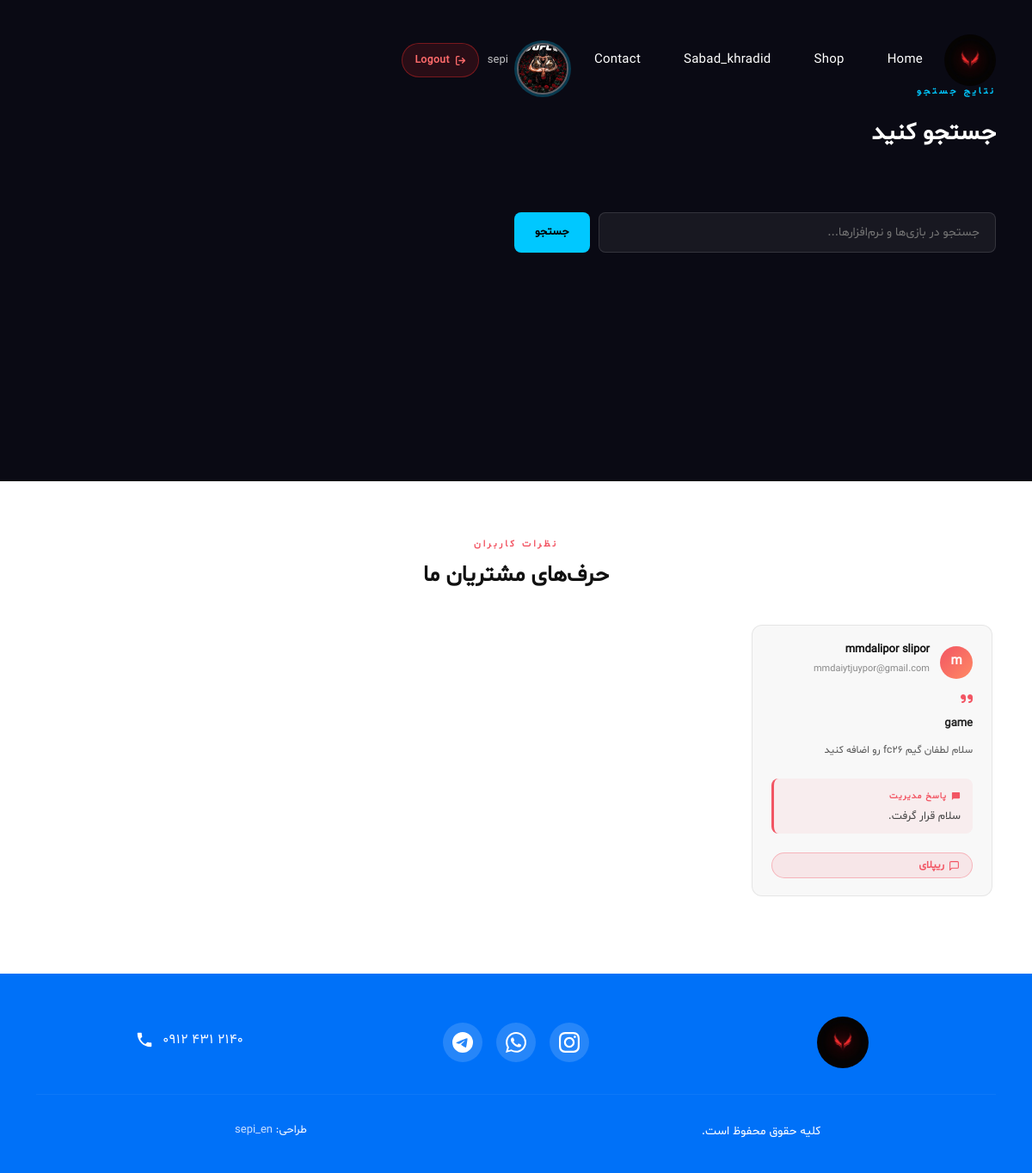
The app's page /search/ (signed in) with its own data.
### login_app/models.py (models this page shows, shortened)
class Profile(models.Model):
    user = models.OneToOneField(User, on_delete=models.CASCADE)
    avatar = models.ImageField(upload_to="avatars/",
                               blank=True,
                               null=True)

### coment_app/models.py (models this page shows, shortened)
class coment(models.Model):
    name = models.CharField(max_length=20)
    lastname = models.CharField(max_length=70)
    email = models.EmailField()
    tiltle = models.CharField(max_length=100)
    discribshen = models.TextField()

class Reply(models.Model):
    comment = models.ForeignKey(coment, on_delete=models.CASCADE, related_name='replies')
    text = models.TextField()
    created_at = models.DateTimeField(auto_now_add=True)

### game_project/views.py (the view)
# urls.py: path('search/', views.search, name='search'),
def search(request):
    query = request.GET.get('q', '').strip()
    game_results = []
    shop_results = []
    if query:
        game_results = game.objects.filter(title__icontains=query)
        shop_results = Shop.objects.filter(title__icontains=query)
    return render(request, 'search_results.html', {
        'query': query,
        'game_results': game_results,
        'shop_results': shop_results,
    })

### coment_app/context_processors.py (called while the page is built)
def all_comments(request):
    return {
        'all_comments': coment.objects.all().order_by('-id')[:12]
    }

### templates/search_results.html (shortened to what this page needs)
{% extends 'base.html' %}
{% load static %}
{% block contect %}
<div class="search-page">
  <div class="container">
    <div class="section-heading">
      <h6>نتایج جستجو</h6>
      <h2>
        {% if query %}
          نتایج برای «<span style="color:#00c8ff;">{{ query }}</span>»
        {% else %}
          جستجو کنید
        {% endif %}
      </h2>
    </div>
    <form class="search-bar" action="{% url 'search' %}" method="GET">
      <input type="text" name="q" value="{{ query }}" placeholder="جستجو در بازی‌ها و نرم‌افزارها..." autofocus>
      <button type="submit">جستجو</button>
    </form>
  </div>
</div>
{% endblock %}

### templates/base.html (shortened to what this page needs)
{% load static %}
<!DOCTYPE html>
<html lang="en">
  <head>
    <link href="{% static 'assets/vendor/bootstrap/css/bootstrap.min.css' %}" rel="stylesheet">
    <link rel="stylesheet" href="{% static 'assets/css/fontawesome.css' %}">
    <link rel="stylesheet" href="{% static 'assets/css/templatemo-lugx-gaming.css' %}">
    <link rel="stylesheet" href="{% static 'assets/css/owl.css' %}">
    <link rel="stylesheet" href="{% static 'assets/css/animate.css' %}">
    <link rel="stylesheet" href="{% static 'assets/css/fonts.css' %}">
    <link rel="stylesheet"href="https://unpkg.com/swiper@7/swiper-bundle.min.css"/>
  </head>
<body>
  <header class="header-area header-sticky">
    <div class="container">
        <div class="row">
            <div class="col-12">
                <nav class="main-nav">
<a href="/" class="logo">
    <img src="{% static 'assets/images/8b7e64cb-cbcd-4aab-81d8-0aa21a99560e.jpg' %}" alt="" style="width:60px; border-radius: 50%;">
</a>
                   <ul class="nav" id="mainNavList">
    <li><a href="/">Home</a></li>
    <li><a href="{% url 'shop' %}">Shop</a></li>
    <li><a href="{% url 'sabad' %}">sabad_khradid</a></li>
    <li><a href="{% url 'contect' %}">Contact</a></li>
    {% if user.is_authenticated %}
    <li class="nav-user-item" style="margin-left:auto;padding-left:20px;background:transparent !important;">
      <div style="display:flex;align-items:center;gap:10px;">
        <a href="{% url 'profile' %}" style="flex-shrink:0;background:transparent !important;padding:0 !important;">
          {% if user.profile.avatar %}
            <img src="{{ user.profile.avatar.url }}"
              style="width:60px;height:60px;border-radius:50%;object-fit:cover;
                     border:2px solid rgba(255,255,255,0.35);
                     box-shadow:0 0 0 3px rgba(0,200,255,0.25);display:block;">
          {% else %}
            <img src="{% static 'assets/images/images.png' %}"
              style="width:50px;height:50px;border-radius:50%;object-fit:cover;
                     border:2px solid rgba(255,255,255,0.25);display:block;">
          {% endif %}
        </a>
        <span style="color:rgba(255,255,255,0.75);font-size:13px;font-weight:500;white-space:nowrap;">
          {{ user.username }}
        </span>
        <a href="{% url 'logout' %}" style="
          display:inline-flex !important;align-items:center;gap:6px;
          background:rgba(220,38,38,0.15) !important;
          border:1px solid rgba(220,38,38,0.45) !important;
          color:#ff6b6b !important;
          font-size:12px;font-weight:600;
          padding:6px 14px !important;
          border-radius:20px !important;
          text-decoration:none;
          letter-spacing:0.5px;
          white-space:nowrap;
          line-height:1.4;">
          <svg xmlns="http://www.w3.org/2000/svg" width="13" height="13" viewBox="0 0 24 24" fill="none"
            stroke="#ff6b6b" stroke-width="2.5" stroke-linecap="round" stroke-linejoin="round">
            <path d="M9 21H5a2 2 0 0 1-2-2V5a2 2 0 0 1 2-2h4"/>
            <polyline points="16 17 21 12 16 7"/>
            <line x1="21" y1="12" x2="9" y2="12"/>
          </svg>
          logout
        </a>
      </div>
    </li>
    {% else %}
    <li><a href="{% url 'login' %}">Login</a></li>
    <li><a href="{% url 'register' %}">Register</a></li>
    {% endif %}
</ul>
            </div>
        </div>
    </div>
</header>
 {% block contect %}
 {% endblock %}
  {% if all_comments %}
  <section class="reviews-section">
    <div class="container">
      <div class="text-center">
        <p class="section-label">نظرات کاربران</p>
        <h2 class="section-title">حرف‌های مشتریان ما</h2>
      </div>
      <div class="swiper reviewsSwiper2">
        <div class="swiper-wrapper">
          {% for c in all_comments %}
          <div class="swiper-slide">
            <div>
              <div class="rev-card">
                <div class="rev-card__header">
                  <div class="rev-card__avatar">{{ c.name|slice:":1" }}</div>
                  <div>
                    <p class="rev-card__name">{{ c.name }} {{ c.lastname }}</p>
                    <p class="rev-card__email">{{ c.email }}</p>
                  </div>
                </div>
                <i class="fa fa-quote-right rev-card__quote"></i>
                <p class="rev-card__title">{{ c.tiltle }}</p>
                <p class="rev-card__body">{{ c.discribshen }}</p>
                {% for reply in c.replies.all %}
                <div class="admin-reply">
                  <div class="admin-reply__badge">
                    <svg xmlns="http://www.w3.org/2000/svg" width="11" height="11" viewBox="0 0 24 24" fill="#f25563"><path d="M20 2H4c-1.1 0-2 .9-2 2v18l4-4h14c1.1 0 2-.9 2-2V4c0-1.1-.9-2-2-2z"/></svg>
                    پاسخ مدیریت
                  </div>
                  <p class="admin-reply__text">{{ reply.text }}</p>
                </div>
                {% endfor %}
                {% if user.is_staff %}
                <button class="reply-toggle-btn" onclick="toggleReply({{ c.id }})">
                  <svg xmlns="http://www.w3.org/2000/svg" width="13" height="13" viewBox="0 0 24 24" fill="none" stroke="currentColor" stroke-width="2" stroke-linecap="round" stroke-linejoin="round"><path d="M21 15a2 2 0 0 1-2 2H7l-4 4V5a2 2 0 0 1 2-2h14a2 2 0 0 1 2 2z"/></svg>
                  ریپلای
                </button>
                {% endif %}
              </div>
            </div>
          </div>
          {% endfor %}
        </div>
      </div>
    </div>
  </section>
  {% endif %}
  <footer class="site-footer">
    <div class="container">
      <div class="row align-items-center text-center" style="row-gap:20px;margin-bottom:10px;">
        <div class="col-lg-4 col-md-12">
          <div class="footer-logo-wrap">
            {% if footer_logo %}
              <img src="{{ footer_logo.url }}" alt="لوگو">
            {% else %}
    <img src="{% static 'assets/images/8b7e64cb-cbcd-4aab-81d8-0aa21a99560e.jpg' %}" alt="" style="width:60px; border-radius: 50%;">
            {% endif %}
          </div>
        </div>
        <div class="col-lg-4 col-md-12">
          <div class="footer-social">
            <a href="https://instagram.com/sepi__en" target="_blank" rel="nofollow" aria-label="Instagram">
            </a>
            <a href="https://wa.me/98912" target="_blank" rel="nofollow" aria-label="WhatsApp">
            </a>
            <a href="https://t.me/sepi_en" target="_blank" rel="nofollow" aria-label="Telegram">
            </a>
          </div>
        </div>
        <div class="col-lg-4 col-md-12">
          <a class="footer-phone" href="tel:+9016519667">
            0912 431 2140
          </a>
        </div>
      </div>
      <hr class="footer-divider">
      <div class="row">
        <div class="col-lg-6 col-md-12 text-center text-lg-right" style="margin-bottom:5px;">
          <p style="color:#fff;font-size:14px;">کلیه حقوق محفوظ است.</p>
        </div>
        <div class="col-lg-6 col-md-12 text-center text-lg-left">
          <p style="color:#fff;font-size:13px;">طراحی: <a rel="nofollow" href="https://persian-theme.com" target="_blank" style="color:#c9e0ff;">sepi_en</a></p>
        </div>
      </div>
    </div>
  </footer>
  </body>
</html>

### static/assets/css/templatemo-lugx-gaming.css (style rules this page uses)
html, body, div, span, applet, object, iframe, h1, h2, h3, h4, h5, h6, p, blockquote, div pre, a, abbr, acronym, address, big, cite, code, del, dfn, em, font, img, ins, kbd, q, s, samp, small, strike, strong, sub, sup, tt, var, b, u, i, center, dl, dt, dd, ol, ul, li, figure, header, nav, section, article, aside, footer, figcaption { margin: 0; padding: 0; border: 0; outline: 0; }
ul, li { padding: 0; margin: 0; list-style: none; }
header, nav, section, article, aside, footer, hgroup { display: block; }
* { box-sizing: border-box; }
html, body { font-family: shabnam; -ms-text-size-adjust: 100%; -webkit-font-smoothing: antialiased; -moz-osx-font-smoothing: grayscale; }
a { text-decoration: none !important; }
h1, h2, h3, h4, h5, h6 { color: #1e1e1e; margin-top: 0px; margin-bottom: 0px; font-weight: 700; }
ul { margin-bottom: 0px; }
p { font-size: 14px; line-height: 28px; color: #4a4a4a; }
img { width: 100%; overflow: hidden; }
html, body { font-family: shabnam; direction: rtl; }
.section-heading { margin-bottom: 70px; }
.section-heading h2 { font-size: 36px; font-weight: 700; text-transform: capitalize; margin-top: 20px; line-height: 44px; }
.section-heading h6 { color: #ee626b; font-size: 15px; text-transform: uppercase; font-weight: 700; }
.header-area { position: absolute; background-color: transparent; top: 40px; left: 0; right: 0; z-index: 100; -webkit-transition: all .5s ease 0s; -moz-transition: all .5s ease 0s; -o-transition: all .5s ease 0s; transition: all .5s ease 0s; }
.header-area .main-nav { background: transparent; display: flex; }
.header-area .main-nav .logo { -webkit-transition: all 0.3s ease 0s; -moz-transition: all 0.3s ease 0s; -o-transition: all 0.3s ease 0s; transition: all 0.3s ease 0s; display: inline-block; }
.header-area .main-nav ul.nav { border-radius: 0px 0px 25px 25px; flex-basis: 100%; margin-top: 10px; justify-content: left; -webkit-transition: all 0.3s ease 0s; -moz-transition: all 0.3s ease 0s; -o-transition: all 0.3s ease 0s; transition: all 0.3s ease 0s; position: relative; z-index: 999; }
.header-area .main-nav .nav li { padding-left: 10px; padding-right: 10px; height: 40px; line-height: 40px; }
.header-area .main-nav .nav li a { display: block; padding-left: 20px; padding-right: 20px; border-radius: 20px; font-weight: 300; font-size: 15px; height: 40px; line-height: 40px; text-transform: capitalize; color: #fff; -webkit-transition: all 0.4s ease 0s; -moz-transition: all 0.4s ease 0s; -o-transition: all 0.4s ease 0s; transition: all 0.4s ease 0s; border: transparent; letter-spacing: .25px; }
@media (max-width: 1200px) { .header-area .main-nav .nav li { padding-left: 5px; padding-right: 5px; } }
footer { margin-top: 150px; background-color: #0071f8; background-repeat: no-repeat; background-size: cover; background-image: url(../images/footer-bg.jpg); min-height: 150px; border-radius: 150px 150px 0px 0px; }
footer p { text-align: center; line-height: 90px; color: #fff; font-size: 16px; font-weight: 400; }
footer p a { color: #fff; transition: all .3s; position: relative; z-index: 3; }
body { overflow-x: hidden; }

### templates/search_results.html (style rules this page uses)
.search-page { min-height: 70vh; padding: 100px 0 60px; background: #0a0a14; }
.search-page .section-heading h6 { font-size: 11px; letter-spacing: 3px; text-transform: uppercase; color: #00c8ff; font-weight: 600; margin-bottom: 8px; }
.search-page .section-heading h2 { color: #fff; font-size: 28px; font-weight: 700; margin-bottom: 6px; }
.search-page .search-bar { display: flex; gap: 10px; margin-bottom: 50px; max-width: 560px; }
.search-page .search-bar input { flex: 1; background: rgba(255,255,255,0.06); border: 1px solid rgba(255,255,255,0.12); border-radius: 8px; padding: 12px 18px; color: #fff; font-size: 14px; outline: none; transition: border-color .25s; }
.search-page .search-bar button { background: #00c8ff; border: none; border-radius: 8px; padding: 12px 24px; color: #000; font-weight: 700; font-size: 13px; cursor: pointer; transition: opacity .2s; }

### records on screen
coment: name "m", name "mmdalipor", lastname "slipor", email "mmdaiytjuypor@gmail.com", tiltle "game", discribshen "سلام لطفان گیم fc26 رو اضافه کنید"
Reply: text "سلام قرار گرفت."

### other values on screen
{{ user.username }} "sepi"
